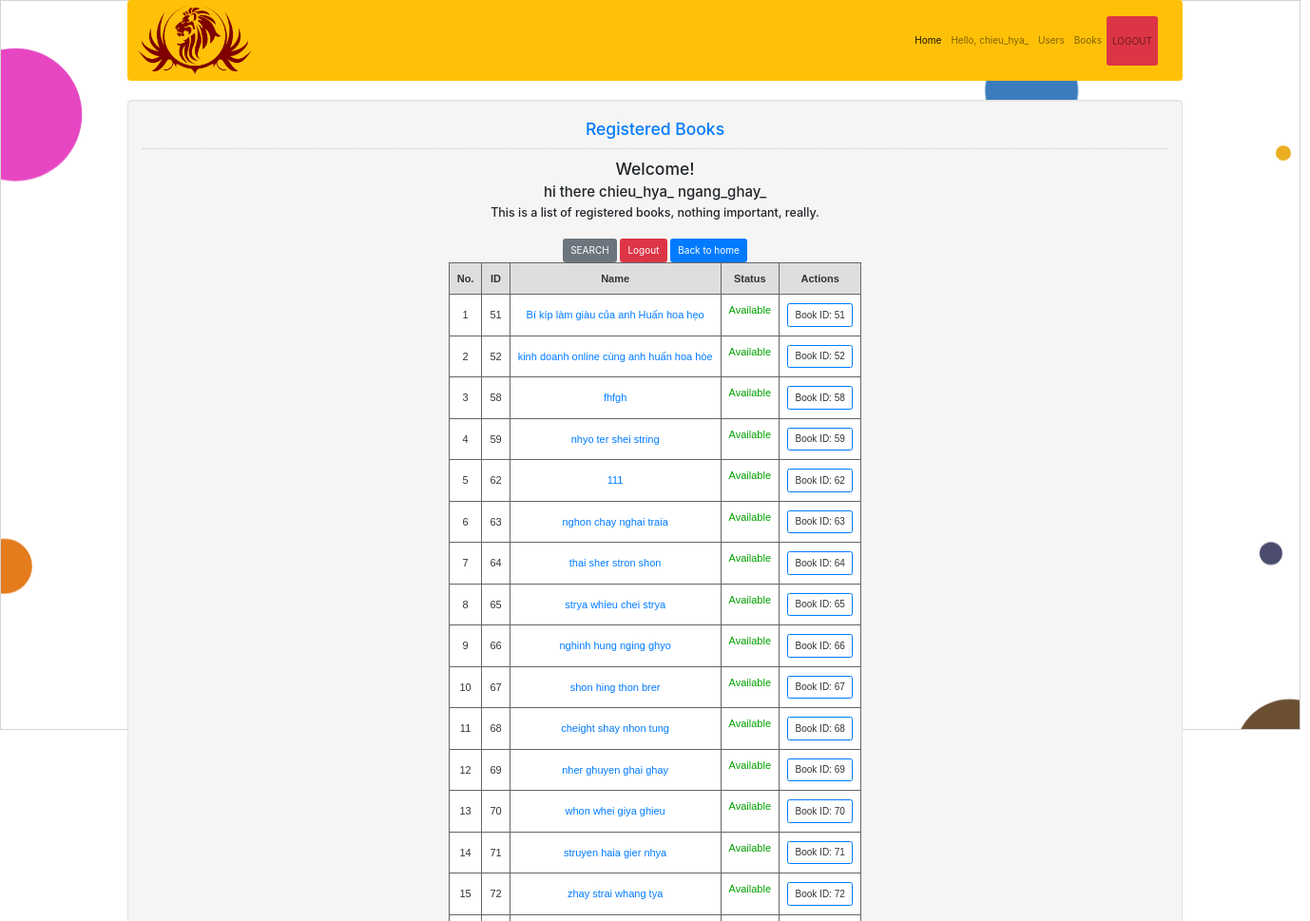
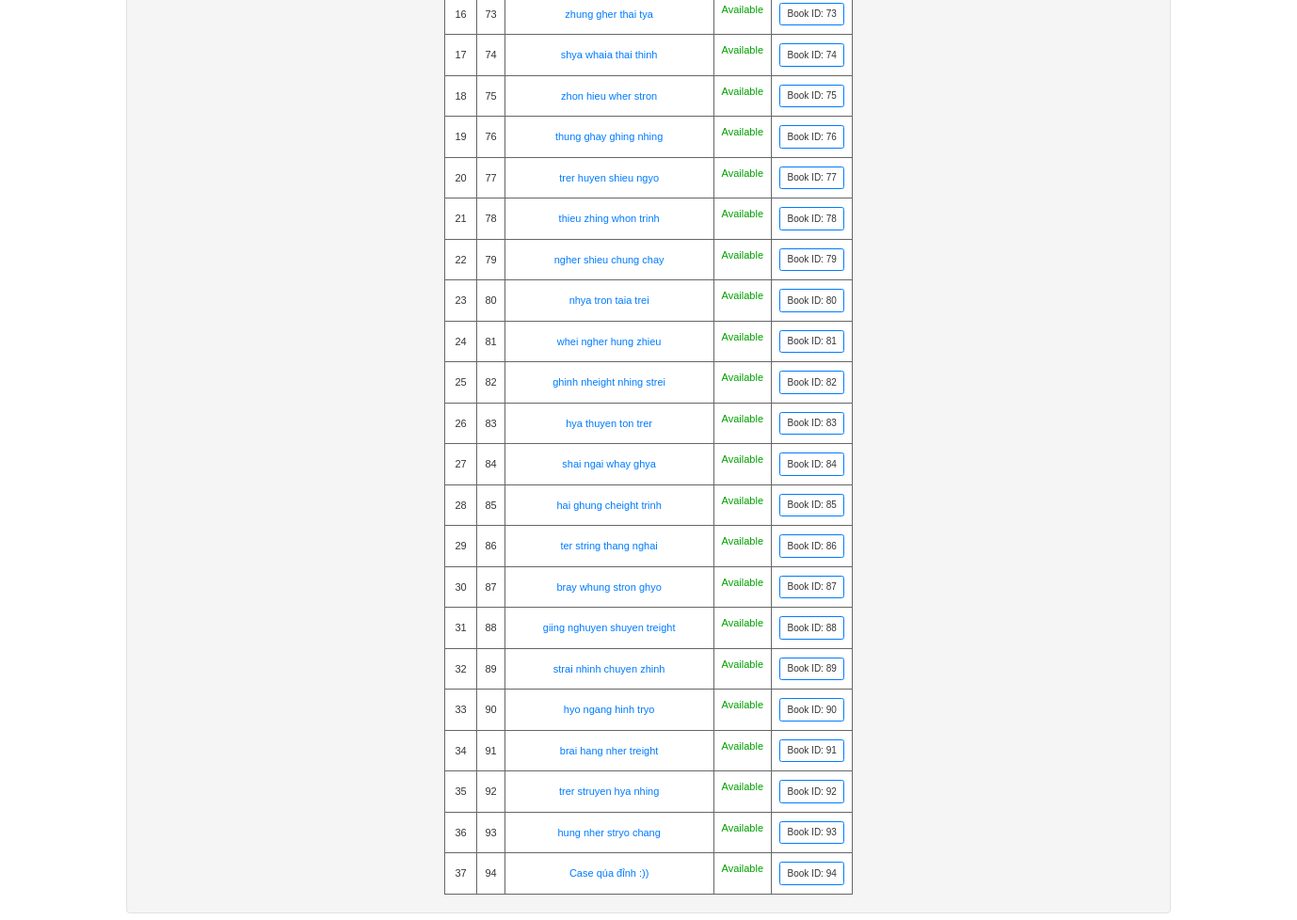
Screenshot of /view/book/display.php (signed in) with the database file from the repository (2 pictures, top to bottom).
### tables this page shows
CREATE TABLE `member` (
  `mem_id` int(11) NOT NULL,
  `role` int(11) NOT NULL,
  `status` int(11) NOT NULL DEFAULT 0,
  `firstname` varchar(50) NOT NULL,
  `lastname` varchar(50) NOT NULL,
  `username` varchar(30) NOT NULL,
  `password` varchar(12) NOT NULL,
  `email` varchar(255) NOT NULL,
  `address` varchar(255) NOT NULL,
  `phone` varchar(255) NOT NULL,
  `ticket_history` varchar(255) DEFAULT NULL
);

CREATE TABLE `books` (
  `id` int(11) NOT NULL,
  `name` varchar(255) NOT NULL,
  `author` varchar(255) NOT NULL,
  `category` varchar(255) NOT NULL,
  `cover` varchar(255) DEFAULT NULL,
  `description` varchar(255) NOT NULL,
  `status` int(11) NOT NULL
);

### view/book/display.php (the view, shortened to what this page needs)
<!DOCTYPE html>
<?php
require '../../model/connection/conn.php';
$sql = "SELECT * FROM `books` ";
$query = $conn->prepare($sql);
$query->execute();
$results = $query->fetchAll(PDO::FETCH_ASSOC);
?>
<html lang="en">
<head>
    <link rel="stylesheet" type="text/css" href="../../css/bootstrap.css"/>
    <link href="../../css/style.css" rel="stylesheet">
    <link href="//maxcdn.bootstrapcdn.com/bootstrap/4.1.1/css/bootstrap.min.css" rel="stylesheet" id="bootstrap-css">
</head>
<body onscroll="resize_canvas()">
<?php include "../nav.php"; ?>
<div class="container" style="text-align: center">
    <div class="col-md-12 well" style="display: inline-block">
        <h3 class="text-primary">Registered Books</h3>
        <hr style="border-top:1px dotted #ccc;"/>
        <div>
            <h3>Welcome!</h3>
            <?php
            $id = $_SESSION['user']['mem_id'];
            $sql2 = $conn->prepare("SELECT * FROM `member` WHERE `mem_id`='$id'");
            $sql2->execute();
            $fetch = $sql2->fetch();
            ?>
            <div style="text-align: center;">
                <h4><?php echo 'hi there ' . $fetch['firstname'] . " " . $fetch['lastname'] ?></h4></div>
            <h5>This is a list of registered books, nothing important, really.</h5>
            <?php if ($_SESSION['user']['status'] == 0):{ ?>
            <br/>
            <div style="text-align: center;">
                <form method="post">
                    <a class="btn btn-secondary" href="searchResult.php">SEARCH</a>
                    <a class="btn btn-danger" href="../../model/user/logout.php">Logout</a>
                    <a class="btn btn-primary" href="../../view/home.php">Back to home</a>
                    <table class="gridtable" border="1px" style="margin: auto">
                        <tr>
                            <th>No.</th>
                            <th>ID</th>
                            <th>Name</th>
                            <th>Status</th>
                            <th>Actions</th>
                        </tr>
                        <?php foreach ($results as $key => $item): ?>
                            <tr>
                                <td><?php echo ++$key ?></td>
                                <td><?php echo $item['id'] ?></td>
                                <td><a href="profile.php?id=<?php echo $item['id'] ?>"> <?php echo $item['name'] ?></a>
                                </td>
                                <td><?php if ($item['status'] == 1) {
                                        echo '<p style="color: #00A000"> Available</p>';
                                    } else {
                                        echo '<p style="color: #9A0000">Unavailable</p>';
                                    } ?>
                                <td>
                                    <?php if ($_SESSION['user']['role'] == 0): ?>
                                        <a class="btn btn-outline-primary"
                                        >Book ID: <?php echo $item['id'] ?></a><br>
                                    <?php endif; ?>
                                </td>
                            </tr>
                        <?php endforeach; ?>
                    </table>
                </form>
            </div>
        </div>
    </div>
</div>
<?php } else : echo "You're blocked from reaching this information, please contact site admin for details.";
endif; ?>
</body>
</html>

### view/book/display.php (style rules this page uses)
table.gridtable { font-family: verdana, arial, sans-serif; font-size: 11px; color: #333333; border-width: 1px; border-color: #666666; border-collapse: collapse; }
table.gridtable th { border-width: 1px; padding: 8px; border-style: solid; border-color: #666666; background-color: #dedede; }
table.gridtable td { border-width: 1px; padding: 8px; border-style: solid; border-color: #666666; background-color: #ffffff; }

### rows the page displays
member: firstname "chieu_hya_", lastname "ngang_ghay_"
books: id "51", name "Bí kíp làm giàu của anh Huấn hoa hẹo", status "Available"
books: id "52", name "kinh doanh online cùng anh huấn hoa hòe", status "Available"
books: id "58", name "fhfgh", status "Available"
books: id "59", name "nhyo ter shei string", status "Available"
books: id "62", name "111", status "Available"
books: id "63", name "nghon chay nghai traia", status "Available"
books: id "64", name "thai sher stron shon", status "Available"
books: id "65", name "strya whieu chei strya", status "Available"
books: id "66", name "nghinh hung nging ghyo", status "Available"
books: id "67", name "shon hing thon brer", status "Available"
books: id "68", name "cheight shay nhon tung", status "Available"
books: id "69", name "nher ghuyen ghai ghay", status "Available"
books: id "70", name "whon whei giya ghieu", status "Available"
books: id "71", name "struyen haia gier nhya", status "Available"
books: id "72", name "zhay strai whang tya", status "Available"
books: id "73", name "zhung gher thai tya", status "Available"
books: id "74", name "shya whaia thai thinh", status "Available"
books: id "75", name "zhon hieu wher stron", status "Available"
books: id "76", name "thung ghay ghing nhing", status "Available"
books: id "77", name "trer huyen shieu ngyo", status "Available"
books: id "78", name "thieu zhing whon trinh", status "Available"
books: id "79", name "ngher shieu chung chay", status "Available"
books: id "80", name "nhya tron taia trei", status "Available"
books: id "81", name "whei ngher hung zhieu", status "Available"
books: id "82", name "ghinh nheight nhing strei", status "Available"
books: id "83", name "hya thuyen ton trer", status "Available"
books: id "84", name "shai ngai whay ghya", status "Available"
books: id "85", name "hai ghung cheight trinh", status "Available"
books: id "86", name "ter string thang nghai", status "Available"
books: id "87", name "bray whung stron ghyo", status "Available"
books: id "88", name "giing nghuyen shuyen treight", status "Available"
books: id "89", name "strai nhinh chuyen zhinh", status "Available"
books: id "90", name "hyo ngang hinh tryo", status "Available"
books: id "91", name "brai hang nher treight", status "Available"
books: id "92", name "trer struyen hya nhing", status "Available"
books: id "93", name "hung nher stryo chang", status "Available"
books: id "94", name "Case qúa đỉnh :))", status "Available"

### other values shown
$_SESSION['user']['firstname'] "chieu_hya_"
